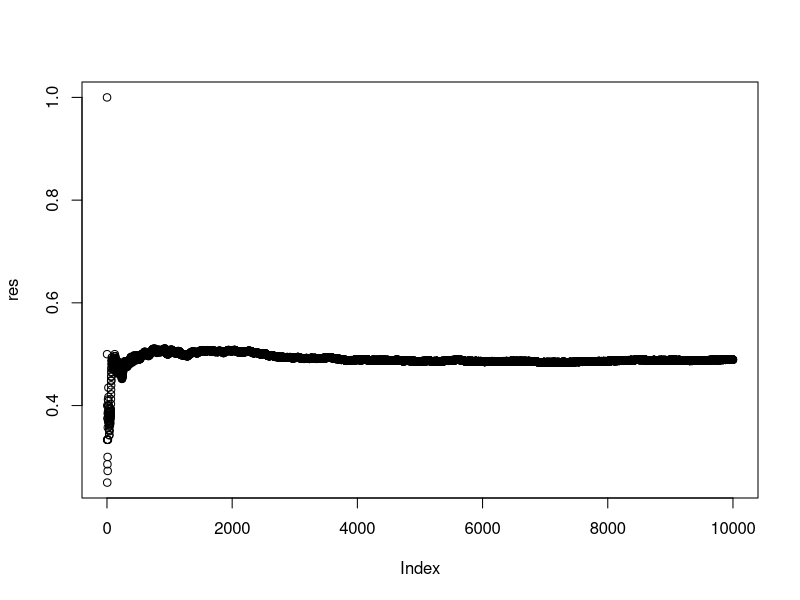

The R source for this figure:
lln=vector()  #initialize vector to store coin flips
res<-vector() # initialize vector to keep track of empirical probability
n<-10000      # set number of flips 
for (i in 1:n){
     lln<-c(lln,sample(0:1,1))
     res<-c(res,sum(lln)/length(lln))
}
plot(res) 
mean(res[9001:10000]) # find mean of the last thousand flips
sd(res[9001:10000])   # find the standard deviation of the last thousand flips
